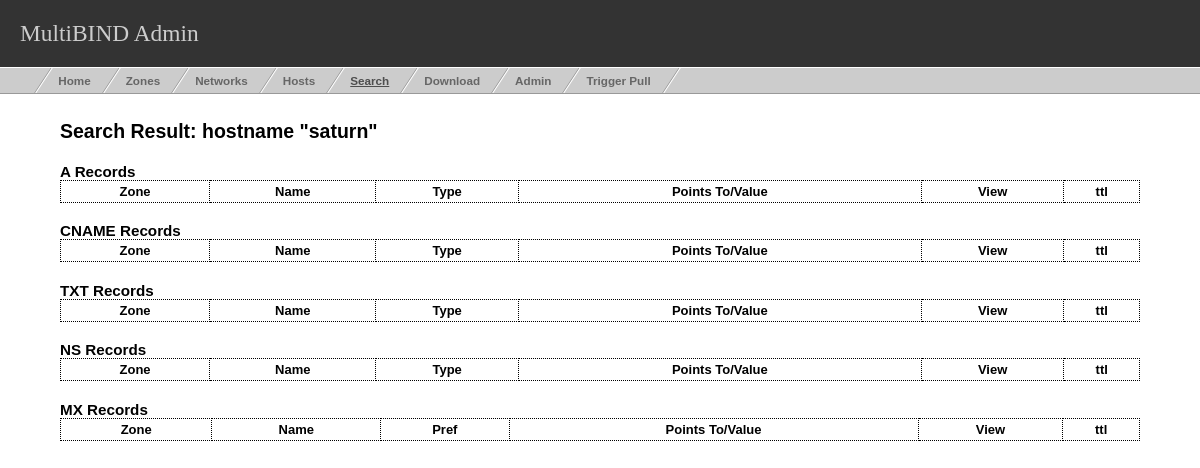
Page /search.php?hostname=saturn on the earlier database version.
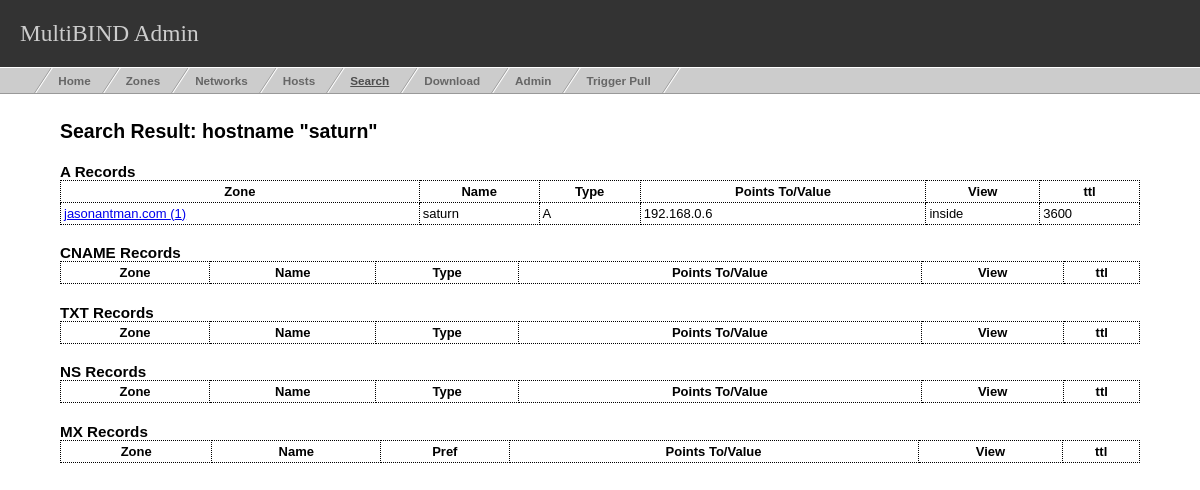
Same page on the later database version.
### tables this page shows
CREATE TABLE `r_records` (
  `ttl` int(10) unsigned default NULL,
  `class` varchar(10) default NULL,
  `zone_id` int(10) unsigned NOT NULL default '0',
  `rr_type` varchar(20) NOT NULL default '',
  `name` varchar(255) NOT NULL default '',
  `value` varchar(255) NOT NULL default '',
  `last_update_ts` int(10) unsigned default NULL,
  `insert_ts` int(10) unsigned default NULL,
  `view` enum('inside','outside','both') NOT NULL default 'inside',
  `value2` varchar(255) default NULL,
  PRIMARY KEY  (`zone_id`,`rr_type`,`name`,`view`,`value`)
);

CREATE TABLE `zones` (
  `zone_id` int(10) unsigned NOT NULL auto_increment,
  `name` varchar(255) default NULL,
  `views` enum('inside','outside','both') default NULL,
  `last_update_ts` int(10) unsigned default NULL,
  `inside_provider_id` int(10) unsigned default NULL,
  `outside_provider_id` int(10) unsigned default NULL,
  `insert_ts` int(10) unsigned default NULL,
  `origin` varchar(100) default NULL,
  `ttl` int(10) unsigned default NULL,
  PRIMARY KEY  (`zone_id`)
);

### search.php (the view, shortened to what this page needs)
<?php
require_once('inc/common.php');
?>
<!DOCTYPE html PUBLIC "-//W3C//DTD XHTML 1.0 Transitional//EN"
"http://www.w3.org/TR/xhtml1/DTD/xhtml1-transitional.dtd">
<html xmlns="http://www.w3.org/1999/xhtml">
<head>
<link rel="stylesheet" type="text/css" href="css/common.css" />
<link rel="stylesheet" type="text/css" href="css/nav.css" />
</head>
<body>
<?php
printHeader();
if(isset($_GET['hostname']))
{
    searchHostname($_GET['hostname']);
}
else
{
    showSearchForm();
}
function searchHostname($hostname)
{
    $hostname = mysql_real_escape_string($hostname);
    echo '<div id="content">'."\n";
    echo '<h2>Search Result: hostname "'.$hostname.'"</h2>';
    echo '<div class="tableTitle"><h3>A Records</h3></div>';
    echo '<table class="minorTableWide">'."\n";
    echo '<tr><th>Zone</th><th>Name</th><th>Type</th><th>Points To/Value</th><th>View</th><th>ttl</th></tr>'."\n";
    $query = "SELECT r.*,z.name AS zone_name FROM r_records AS r LEFT JOIN zones AS z ON r.zone_id=z.zone_id WHERE r.rr_type='A' AND r.name LIKE '%".$hostname."%' ORDER BY r.name ASC,r.view ASC;";
    $result = mysql_query($query) or dberror($query, mysql_error());
    while($row = mysql_fetch_assoc($result))
    {
	echo '<tr>';
	echo '<td><a href="zone.php?id='.$row['zone_id'].'">'.$row['zone_name'].' ('.$row['zone_id'].')</a></td>';
	echo '<td>'.$row['name'].'</td>';
	echo '<td>'.$row['rr_type'].'</td>';
	echo '<td>'.$row['value'].'</td>';
	if($row['value2'] != null && trim($row['value2']) != "" && $row['value2'] != $row['value1'] && $row['view'] == "both")
	{
	    echo '<td>*inside*</td>';
	    echo '<td>'.$row['ttl'].'</td>';
	    echo '</tr>'."\n";
	    echo '<tr><td>&nbsp;</td><td>&nbsp;</td>';
	    echo '<td>'.$row['value2'].'</td>';
	    echo '<td>*outside*</td>';
	    echo '<td>&nbsp;</td>';
	    echo '</tr>'."\n";
	}
	else
	{
	    echo '<td>'.$row['view'].'</td>';
	    echo '<td>'.$row['ttl'].'</td>';
	    echo '</tr>'."\n";
	}
    }
    echo '</table>'."\n";
    echo '<div class="tableTitle"><h3>CNAME Records</h3></div>';
    echo '<table class="minorTableWide">'."\n";
    echo '<tr><th>Zone</th><th>Name</th><th>Type</th><th>Points To/Value</th><th>View</th><th>ttl</th></tr>'."\n";
    echo '</table>'."\n";
    echo '<div class="tableTitle"><h3>TXT Records</h3></div>';
    echo '<table class="minorTableWide">'."\n";
    echo '<tr><th>Zone</th><th>Name</th><th>Type</th><th>Points To/Value</th><th>View</th><th>ttl</th></tr>'."\n";
    echo '</table>'."\n";
    echo '<div class="tableTitle"><h3>NS Records</h3></div>';
    echo '<table class="minorTableWide">'."\n";
    echo '<tr><th>Zone</th><th>Name</th><th>Type</th><th>Points To/Value</th><th>View</th><th>ttl</th></tr>'."\n";
    echo '</table>'."\n";
    echo '<div class="tableTitle"><h3>MX Records</h3></div>'."\n";
    echo '<table class="minorTableWide">'."\n";
    echo '<tr><th>Zone</th><th>Name</th><th>Pref</th><th>Points To/Value</th><th>View</th><th>ttl</th></tr>'."\n";
    echo '</table>'."\n";
    echo '</div> '."\n";
}
?>
</body>
</html>

### inc/common.php (shortened to what this page needs)
<?php
function printHeader()
{
    $links = array();
    $links["#"] = "&nbsp;";
    $links["index.php"] = "Home";
    $links["zones.php"] = "Zones";
    $links["networks.php"] = "Networks";
    $links["hosts.php"] = "Hosts";
    $links["search.php"] = "Search";
    $links["download.php"] = "Download";
    $links["admin.php"] = "Admin";
    $links["push.php"] = "Trigger Pull";
    $currentScript = substr($_SERVER["SCRIPT_NAME"], strrpos($_SERVER["SCRIPT_NAME"], "/")+1);
    echo '<div id="headerContainer">'."\n";
    echo '<div id="header">'."\n";
    echo '	<h1>MultiBIND Admin</h1>'."\n";
    echo '</div>'."\n";
    echo '<ul id="nav">'."\n";
    $count = 0;
    foreach($links as $url => $name)
    {
	$count++;
	if($url == $currentScript)
	{
	    echo '	<li id="nav-'.$count.'" class="activeNav"><a href="'.$url.'">'.$name.'</a></li>'."\n";
	}
	else
	{
	    echo '	<li id="nav-'.$count.'"><a href="'.$url.'">'.$name.'</a></li>'."\n";
	}
    }
    echo '</ul>'."\n";
    echo '</div> '."\n";
}
?>

Differences in the rows shown:
added r_records: zone.name "jasonantman.com", zone "1", name "saturn", rr_type "A", value "192.168.0.6", view "inside", ttl "3600"
